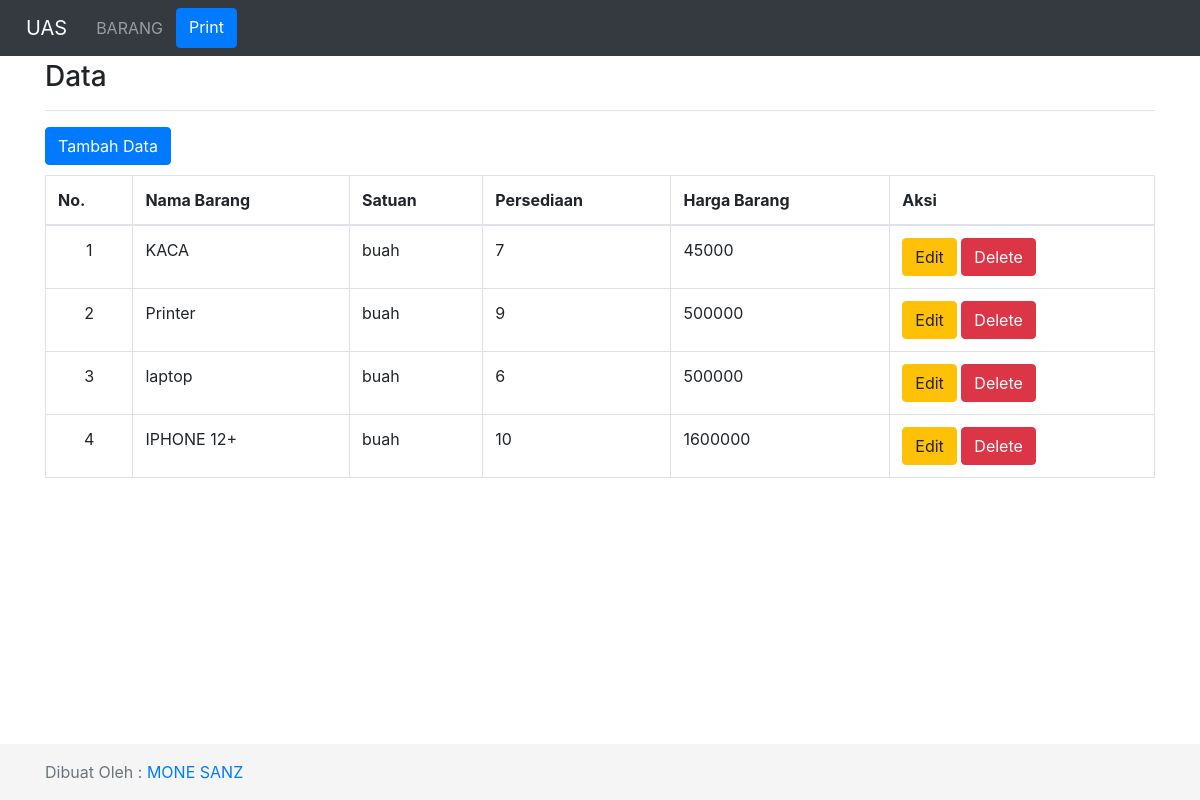
/index.php/barang, run on the app's committed database.
### tables this page shows
CREATE TABLE `barang` (
  `id_barang` int(10) NOT NULL,
  `nama_barang` varchar(100) NOT NULL,
  `satuan` varchar(20) NOT NULL,
  `stok` int(11) NOT NULL,
  `harga_satuan` int(10) NOT NULL
);

### application/controllers/Barang.php (called while the page is built, shortened)
<?php
class Barang extends CI_Controller {
	function __construct(){
		$this->load->model('m_barang');
	}
	public function index()
	{
		$data['barang'] = $this->m_barang->tampil_data()->result();
		$this->load->view('v_header');
		$this->load->view('barang/v_barang', $data);
		$this->load->view('v_footer');
	}
}

### index.php (called while the page is built, shortened)
<?php
require_once BASEPATH.'core/CodeIgniter.php';

### application/models/m_barang.php (called while the page is built, shortened)
<?php
class M_barang extends CI_Model{
	function tampil_data(){
		return $this->db->get('barang');
	}
}

### application/views/barang/v_barang.php (the view)
<main role="main" class="flex-shrink-0">
  <div class="container">
  	<h3>Data</h3>
  	<hr>
    <a href="<?= base_url('barang/tambah');?>" class="btn btn-primary" style="margin-bottom: 10px">Tambah Data</a>
  	<table class="table table-bordered">
  		<thead>
  			<tr>
  				<th>No.</th>
  				<th>Nama Barang</th>
  				<th>Satuan</th>
  				<th>Persediaan</th>
  				<th>Harga Barang</th>
          <th>Aksi</th>
  			</tr>
  		</thead>
  		<tbody>
  			<?php $no=1; foreach($barang as $row) { ?>
  				<tr>
  					<td class="text-center"><?= $no; ?></td>
  					<td><?= $row->nama_barang; ?></td>
  					<td><?= $row->satuan; ?></td>
  					<td><?= $row->stok; ?></td>
  					<td><?= $row->harga_satuan; ?></td>
            <td>
              <a href="<?= base_url('barang/edit/').$row->id_barang;?>" class="btn btn-warning">Edit</a>
              <a href="<?= base_url('barang/hapus/').$row->id_barang; ?>" class="btn btn-danger">Delete</a>
            </td>
  				</tr>
  			<?php $no++; } ?>
  		</tbody>
  	</table>
  </div>
</main>

### assets/custom/style.css (style rules this page uses)
main > .container { padding: 60px 15px 0; }

### data on the page
barang: nama_barang "KACA", satuan "buah", stok "7", harga_satuan "45000"
barang: nama_barang "Printer", satuan "buah", stok "9", harga_satuan "500000"
barang: nama_barang "laptop", satuan "buah", stok "6", harga_satuan "500000"
barang: nama_barang "IPHONE 12+", satuan "buah", stok "10", harga_satuan "1600000"
